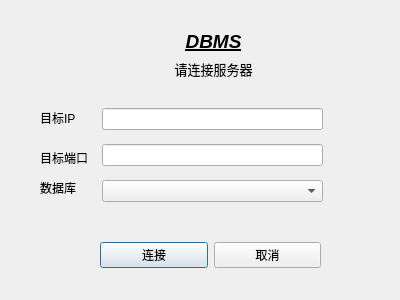
<?xml version="1.0" encoding="UTF-8"?>
<ui version="4.0">
 <class>ConnectionDialog</class>
 <widget class="QDialog" name="ConnectionDialog">
  <property name="geometry">
   <rect>
    <x>0</x>
    <y>0</y>
    <width>400</width>
    <height>300</height>
   </rect>
  </property>
  <property name="windowTitle">
   <string>Dialog</string>
  </property>
  <widget class="QLabel" name="label">
   <property name="geometry">
    <rect>
     <x>40</x>
     <y>110</y>
     <width>54</width>
     <height>16</height>
    </rect>
   </property>
   <property name="text">
    <string>目标IP</string>
   </property>
  </widget>
  <widget class="QLabel" name="label_2">
   <property name="geometry">
    <rect>
     <x>40</x>
     <y>150</y>
     <width>54</width>
     <height>16</height>
    </rect>
   </property>
   <property name="text">
    <string>目标端口</string>
   </property>
  </widget>
  <widget class="QLabel" name="label_3">
   <property name="geometry">
    <rect>
     <x>40</x>
     <y>180</y>
     <width>54</width>
     <height>16</height>
    </rect>
   </property>
   <property name="text">
    <string>数据库</string>
   </property>
  </widget>
  <widget class="QWidget" name="layoutWidget">
   <property name="geometry">
    <rect>
     <x>102</x>
     <y>100</y>
     <width>221</width>
     <height>111</height>
    </rect>
   </property>
   <layout class="QVBoxLayout" name="verticalLayout">
    <item>
     <widget class="QLineEdit" name="IPline"/>
    </item>
    <item>
     <widget class="QLineEdit" name="Portline"/>
    </item>
    <item>
     <widget class="QComboBox" name="DBBox">
      <item>
       <property name="text">
        <string/>
       </property>
      </item>
      <item>
       <property name="text">
        <string>NEW</string>
       </property>
      </item>
     </widget>
    </item>
   </layout>
  </widget>
  <widget class="QWidget" name="layoutWidget">
   <property name="geometry">
    <rect>
     <x>100</x>
     <y>240</y>
     <width>221</width>
     <height>31</height>
    </rect>
   </property>
   <layout class="QHBoxLayout" name="horizontalLayout">
    <item>
     <widget class="QPushButton" name="ConnectButton">
      <property name="text">
       <string>连接</string>
      </property>
     </widget>
    </item>
    <item>
     <widget class="QPushButton" name="CancelButton">
      <property name="text">
       <string>取消</string>
      </property>
     </widget>
    </item>
   </layout>
  </widget>
  <widget class="QWidget" name="layoutWidget">
   <property name="geometry">
    <rect>
     <x>103</x>
     <y>30</y>
     <width>221</width>
     <height>50</height>
    </rect>
   </property>
   <layout class="QVBoxLayout" name="verticalLayout_2">
    <item>
     <widget class="QLabel" name="label_4">
      <property name="text">
       <string>&lt;html&gt;&lt;head/&gt;&lt;body&gt;&lt;p align=&quot;center&quot;&gt;&lt;span style=&quot; font-size:14pt; font-weight:700; font-style:italic; text-decoration: underline;&quot;&gt;DBMS&lt;/span&gt;&lt;/p&gt;&lt;/body&gt;&lt;/html&gt;</string>
      </property>
     </widget>
    </item>
    <item>
     <widget class="QLabel" name="label_5">
      <property name="text">
       <string>&lt;html&gt;&lt;head/&gt;&lt;body&gt;&lt;p align=&quot;center&quot;&gt;&lt;span style=&quot; font-size:10pt;&quot;&gt;请连接服务器&lt;/span&gt;&lt;/p&gt;&lt;/body&gt;&lt;/html&gt;</string>
      </property>
     </widget>
    </item>
   </layout>
  </widget>
 </widget>
 <resources/>
 <connections/>
</ui>
